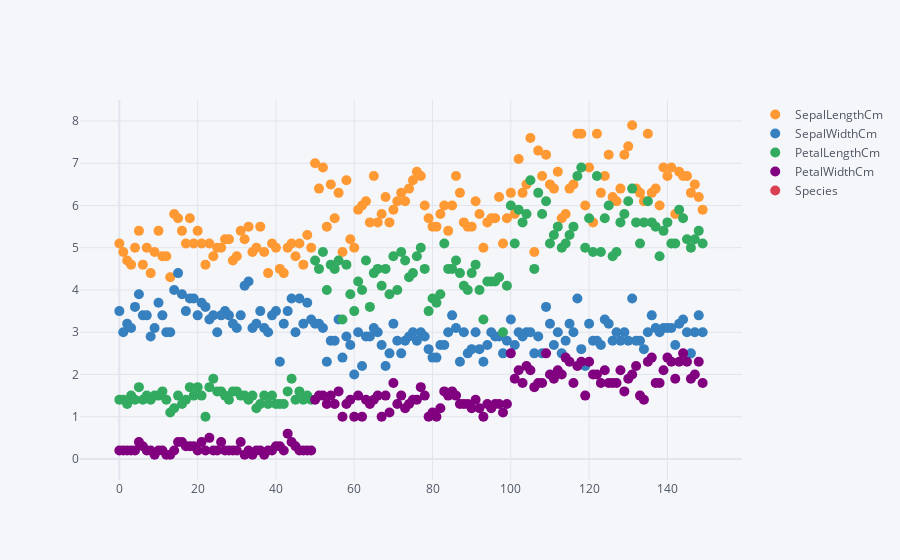

The notebook cell this image was saved under:
### Code cell
df.iplot(kind = 'scatter' , mode = 'markers' , size = 10)

### Figure 1 — Plotly figure (JSON) as saved in the notebook; plotly's stock layout.template omitted (floating-point values rounded to 4 significant figures; data arrays with more than 128 entries replaced by an {"elided": "..."} marker saying what was removed)
{"data": [{"line": {"color": "rgba(255, 153, 51, 1.0)", "dash": "solid", "shape": "linear", "width": 1.3}, "marker": {"size": 10, "symbol": "circle"}, "mode": "markers", "name": "SepalLengthCm", "text": "", "type": "scatter", "x": {"elided": "150 int values"}, "y": {"elided": "150 float values"}}, {"line": {"color": "rgba(55, 128, 191, 1.0)", "dash": "solid", "shape": "linear", "width": 1.3}, "marker": {"size": 10, "symbol": "circle"}, "mode": "markers", "name": "SepalWidthCm", "text": "", "type": "scatter", "x": {"elided": "150 int values"}, "y": {"elided": "150 float values"}}, {"line": {"color": "rgba(50, 171, 96, 1.0)", "dash": "solid", "shape": "linear", "width": 1.3}, "marker": {"size": 10, "symbol": "circle"}, "mode": "markers", "name": "PetalLengthCm", "text": "", "type": "scatter", "x": {"elided": "150 int values"}, "y": {"elided": "150 float values"}}, {"line": {"color": "rgba(128, 0, 128, 1.0)", "dash": "solid", "shape": "linear", "width": 1.3}, "marker": {"size": 10, "symbol": "circle"}, "mode": "markers", "name": "PetalWidthCm", "text": "", "type": "scatter", "x": {"elided": "150 int values"}, "y": {"elided": "150 float values"}}, {"line": {"color": "rgba(219, 64, 82, 1.0)", "dash": "solid", "shape": "linear", "width": 1.3}, "marker": {"size": 10, "symbol": "circle"}, "mode": "markers", "name": "Species", "text": "", "type": "scatter", "x": {"elided": "150 int values"}, "y": {"elided": "150 str values"}}], "layout": {"legend": {"bgcolor": "#F5F6F9", "font": {"color": "#4D5663"}}, "paper_bgcolor": "#F5F6F9", "plot_bgcolor": "#F5F6F9", "title": {"font": {"color": "#4D5663"}}, "xaxis": {"gridcolor": "#E1E5ED", "showgrid": true, "tickfont": {"color": "#4D5663"}, "title": {"font": {"color": "#4D5663"}, "text": ""}, "zerolinecolor": "#E1E5ED"}, "yaxis": {"gridcolor": "#E1E5ED", "showgrid": true, "tickfont": {"color": "#4D5663"}, "title": {"font": {"color": "#4D5663"}, "text": ""}, "zerolinecolor": "#E1E5ED"}}}
